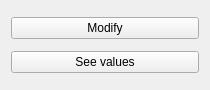
<?xml version="1.0" encoding="UTF-8"?>
<ui version="4.0">
 <class>Widget</class>
 <widget class="QWidget" name="Widget">
  <property name="geometry">
   <rect>
    <x>0</x>
    <y>0</y>
    <width>210</width>
    <height>90</height>
   </rect>
  </property>
  <property name="windowTitle">
   <string>Widget</string>
  </property>
  <layout class="QVBoxLayout" name="verticalLayout">
   <item>
    <widget class="QPushButton" name="modify_pushButton">
     <property name="text">
      <string>Modify</string>
     </property>
    </widget>
   </item>
   <item>
    <widget class="QPushButton" name="seeValues_pushButton">
     <property name="text">
      <string>See values</string>
     </property>
    </widget>
   </item>
  </layout>
 </widget>
 <resources/>
 <connections/>
</ui>
